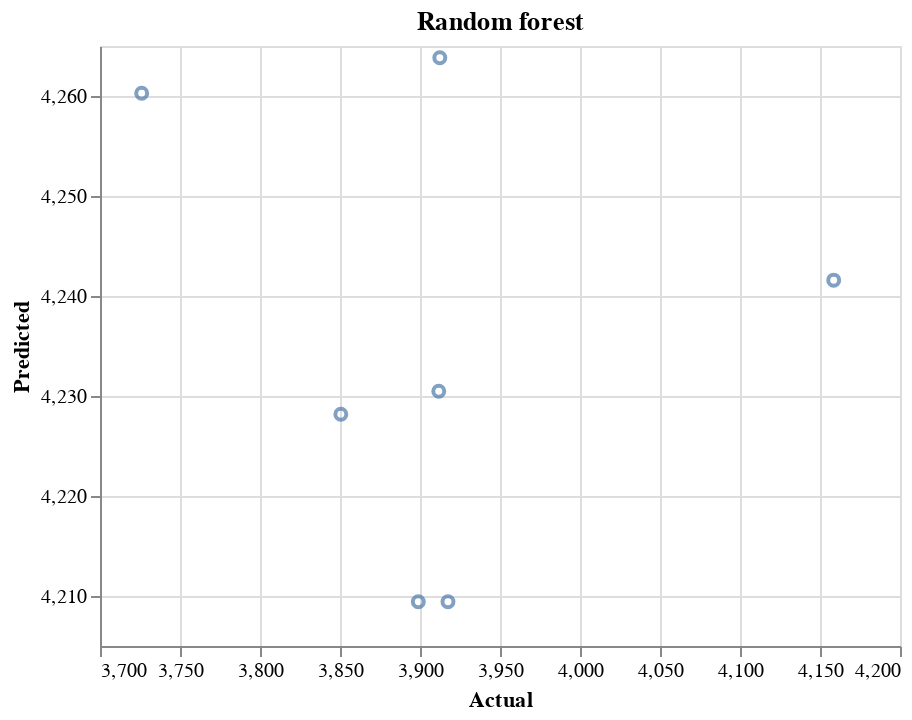

The notebook cell saved with this chart:
### Code cell
alt.Chart(pd.DataFrame({'Actual': Y_test, 'Random forest': RF.predict(X_test)})).mark_point().encode(
    alt.X('Actual', scale=alt.Scale(zero=False), title='Actual'),
    alt.Y('Random forest', scale=alt.Scale(zero=False), title='Predicted')
).properties(title = 'Random forest')

### Figure 1 — Vega-Lite specification as saved in the notebook (floating-point values rounded to 4 significant figures)
{"config": {"view": {"continuousWidth": 400, "continuousHeight": 300}}, "data": {"name": "data-81b108449d73450e4da0ad8c35e7301a"}, "mark": "point", "encoding": {"x": {"field": "Actual", "scale": {"zero": false}, "title": "Actual", "type": "quantitative"}, "y": {"field": "Random forest", "scale": {"zero": false}, "title": "Predicted", "type": "quantitative"}}, "title": "Random forest", "$schema": "https://vega.github.io/schema/vega-lite/v4.17.0.json", "datasets": {"data-81b108449d73450e4da0ad8c35e7301a": [{"Actual": 3899.0, "Random forest": 4209.0}, {"Actual": 3912.0, "Random forest": 4230.0}, {"Actual": 4159.0, "Random forest": 4242.0}, {"Actual": 3851.0, "Random forest": 4228.0}, {"Actual": 3726.0, "Random forest": 4260.0}, {"Actual": 3917.0, "Random forest": 4209.0}, {"Actual": 3912.0, "Random forest": 4264.0}]}}
